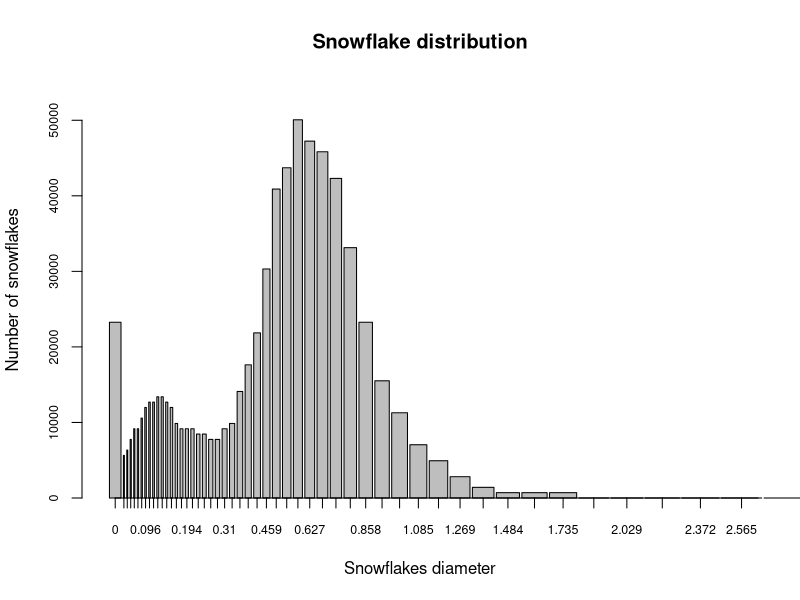
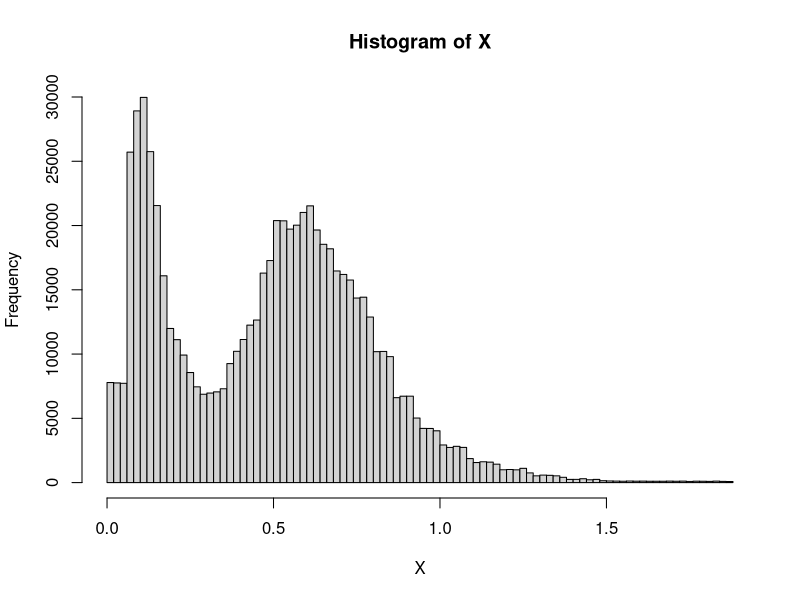

Here is the R script that generated these plots, in order: (Note: this script raises an error after producing the figures.)
library(readr)
library(ggplot2)
snow_particles <- read_csv("1_snow_particles.csv")
n_bins <- length(snow_particles$startpoint)
snow_particles$endpoint[n_bins] <- snow_particles$endpoint[n_bins-1]+0.25

breakpoints <- c(snow_particles$startpoint[1],snow_particles$endpoint)

n_particules <- snow_particles$particles.detected[1] # 700k
n_snow_bin <- round(0.01*snow_particles$particles.detected*snow_particles$retained....)

width <- rep(0,length(n_snow_bin))
for (i in 1:length(n_snow_bin)){
  width[i] = snow_particles$endpoint[i]-snow_particles$startpoint[i]
}
bp <- barplot(height = n_snow_bin,
              width = width,
              xlim = c(breakpoints[1], breakpoints[length(breakpoints)]), 
              ylim = c(0, max(n_snow_bin) * 1.1), 
              xlab = "Snowflakes diameter", 
              ylab = "Number of snowflakes",
              main = "Snowflake distribution",
              cex.axis = 0.75,cex.names = 0.7)
axis(side=1, at =bp,label=snow_particles$startpoint,cex.axis = 0.75)


# Jittering

set.seed(42)
X = rep(0,n_particules)
count <- 0
for (i in 1:length(n_snow_bin)){
  if (n_snow_bin[i] != 0){
    start <- count+1
    end <- start+n_snow_bin[i]-1
    X[start:end] <- runif(n_snow_bin[i],snow_particles$startpoint[i],snow_particles$endpoint[i])
    count <- count + n_snow_bin[i]
  }else{
    print("done")
    print(i)
    break
  }
}

# check uniform dist for jittering
hist(X,breaks = 100)

################
# EM - algorithm
################

dmixnorm <- function(x, mu1, mu2, sigma1, sigma2, tau){
  y <- (1-tau)*dlnorm(x,meanlog=mu1,sdlog=sigma1) + tau*dlnorm(x,meanlog=mu2,sdlog=sigma2)
  return(y)
}

em_alg <- function(data){
  mu_1_hat = -2; # mean from the biggest bin - bump #1
  mu_2_hat = 0.1; # mean from the biggest bin - bump #2
  sigma_1_hat = 0.3;
  sigma_2_hat = 0.5;
  tau_hat = 0.6;
  N <- n_particules
  p <- dlnorm(data,meanlog=mu_2_hat,sdlog=sigma_2_hat)*tau_hat/dmixnorm(data,mu_1_hat, mu_2_hat, sigma_1_hat, sigma_2_hat, tau_hat)
  l_old <- Inf
  l <- sum((1-tau_hat)*dlnorm(data,meanlog=mu_1_hat,sdlog=sigma_1_hat) + tau_hat*dlnorm(data,meanlog=mu_2_hat,sdlog=sigma_2_hat))
  while (abs(l-l_old)>0.01){
    tau_hat <- sum(p)/N
    mu_1_hat <- sum((1-p)*log(data))/sum(1-p)
    mu_2_hat <- sum(p*log(data))/sum(p)
    sigma_1_hat <- sqrt(sum((1-p)*(log(data)-mu_1_hat)^2)/sum(1-p))
    sigma_2_hat <- sqrt(sum(p*(log(data)-mu_2_hat)^2)/sum(p))
    
    p <- dlnorm(data,meanlog=mu_2_hat,sdlog=sigma_2_hat)*tau_hat/dmixnorm(data, mu_1_hat, mu_2_hat, sigma_1_hat, sigma_2_hat, tau_hat)
    l_old <- l
    l <- sum((1-tau_hat)*dlnorm(data,meanlog=mu_1_hat,sdlog=sigma_1_hat) + tau_hat*dlnorm(data,meanlog=mu_2_hat,sdlog=sigma_2_hat))
  }
  return(c(mu_1_hat,mu_2_hat,sigma_1_hat,sigma_2_hat,tau_hat))
}

init_vals <- em_alg(X)

##############
# Optimization
##############

# Functions to get neg_likelihood
pmixnorm <- function(x,mu1,mu2,sigma1,sigma2,tau){
  y <- (1-tau)*plnorm(x,meanlog=mu1,sdlog=sigma1) + tau*plnorm(x,meanlog=mu2,sdlog=sigma2)
  return(y)
}
neg_loglikelihood <- function(par,n_elem,data){
  # par = mu1,mu2,sigma1,sigma2,tau
  mu1<- par[1]
  mu2 <- par[2]
  sigma1 <- par[3]
  sigma2 <- par[4]
  tau <- par[5]
  y <- 0
  for (i in 1:n_bins) { # data = snow_particles
    y <- y + n_elem[i]*log(pmixnorm(data$endpoint[i],mu1,mu2,sigma1,sigma2,tau)-pmixnorm(data$startpoint[i],mu1,mu2,sigma1,sigma2,tau))
  }
  return(-y)
}

# optimizing from EM points
theta_hat <- optim(init_vals,neg_loglikelihood)



expected_val_1 <- exp(theta_hat$par[1]+theta_hat$par[3]^2/2)
print(expected_val_1)
expected_val_2 <- exp(theta_hat$par[2]+theta_hat$par[4]^2/2)
print(expected_val_2)
std_var_1 <- sqrt((exp(theta_hat$par[3]^2)-1)*exp(2*theta_hat$par[1]+theta_hat$par[3]^2))
print(std_var_1)
std_var_2 <- sqrt((exp(theta_hat$par[4]^2)-1)*exp(2*theta_hat$par[2]+theta_hat$par[4]^2))
print(std_var_2)
tau_opt <- theta_hat$par[5]
print(tau_opt)

##########
# Plotting
##########

vals_hist <- unlist(hist(X,breaks = 100)["density"])
breaks_hist <- unlist(hist(X,breaks = 100)["breaks"])
vals <- sapply(breaks_hist[1:length(breaks_hist)-1],dmixnorm,
               mu1=theta_hat$par[1], mu2=theta_hat$par[2], 
               sigma1=theta_hat$par[3], sigma2=theta_hat$par[4], 
               tau=theta_hat$par[5])

vals_em <- sapply(breaks_hist[1:length(breaks_hist)-1],dmixnorm,
                  mu1=init_vals[1], mu2=init_vals[2], 
                  sigma1=init_vals[3], sigma2=init_vals[4], 
                  tau=init_vals[5])
# PLOT EM VALS pdf
plot(breaks_hist[1:length(breaks_hist)-1],vals_hist)
lines(x=breaks_hist[1:length(breaks_hist)-1],y=vals,type="l")
lines(x=breaks_hist[1:length(breaks_hist)-1],y=vals_em,type="l",col=2)
legend("topright", legend = c("Optimal","EM-based"), col=1:2, pch=1) # optional legend

##################################
# LAST-STEP | Parametric bootstrap
##################################

# H_0 : diameters follow this bi-log normal distribution

# 1) Utiliser X jitter
# 2) Resample uniformly from X_jitter - X^b_jit
# 3) Rerun the EM algorithm and the optimization step on the X^b_jit 
# donc le f^b est la nouvelle phi binned avec le X^b_jit comparé à l'autre partie
# 4) On récupère nos estimateurs lambda_b hat

# 5) on calcule T*_b comme le suprémum et on le stock dans un array de taille B
# - Repeat 1 to 5 B times
# compute p-val and check whether it is high enough

X_b <- sample(X,n_particules,replace = T)
init_val_X_b <- em_alg(X_b)
init_val_X_b
opt_X_b <- optim(init_val_X_b,neg_loglikelihood)

# voir optim pour ajouter n_bin et data jittered
